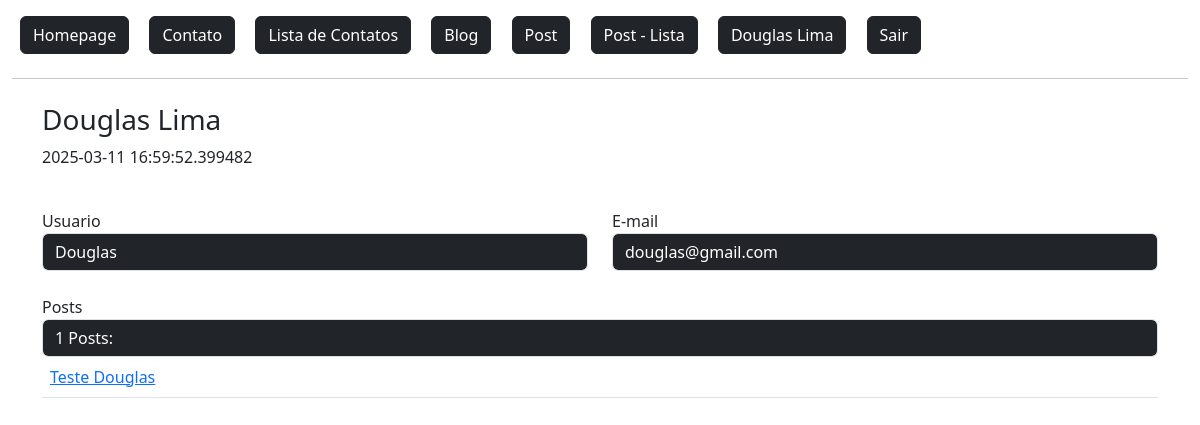
The app's page /dashboard/ (signed in), older data.
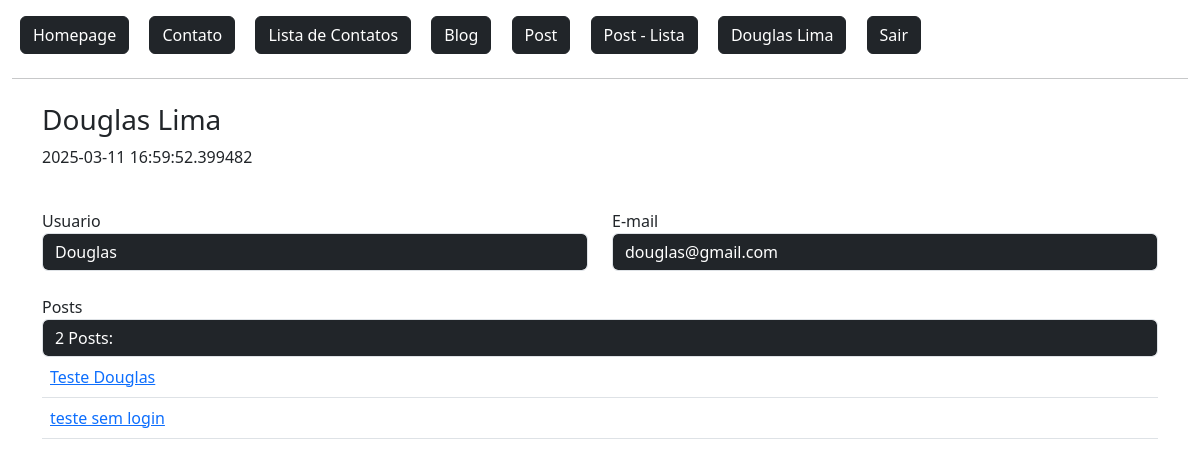
The same page, newer data.
### flaskLearn/models.py (models this page shows, shortened)
class Post(db.Model):
    id = db.Column(db.Integer, primary_key=True)
    data_criacao = db.Column(db.DateTime, default=datetime.now())
    titulo = db.Column(db.String, nullable=True)
    mensagem = db.Column(db.String, nullable=True)
    user_id = db.Column(db.Integer, db.ForeignKey('user.id'), nullable=True) #Tabela que referencia a tabela usuário
    comentarios = db.relationship('PostComentarios', backref='post', lazy=True) #É a tabela referenciada. (um usuario pode ter varios posts)

### flaskLearn/routes.py (the view)
@app.route('/dashboard/')
@login_required                 # Exige login do usuário.
def dashboard():
    lenPosts = len(current_user.posts)
    obj = User.query.get(current_user.id)
    context = {
        'lenPosts': lenPosts
    }
    return render_template('login/dashboard.html', obj=obj, context=context)

### flaskLearn/models.py (called while the page is built)
@login_manager.user_loader # Retorna sessao do usuario no controle de login
def load_user(user_id):
    return User.query.get(user_id)

### flaskLearn/templates/login/dashboard.html
{% extends 'baseTemplate/base.html' %}
{% block content %}
{% include 'baseTemplate/nav.html' %}
<div class="container mt-4">
    <div class="row">
        <h3>{{ obj.nome }} {{ obj.sobrenome }}</h3>
        <p>{{ obj.data_cadastro }}</p>
        <div class="col-md-6 mt-4">
            Usuario
            <input type="text" value="{{ obj.nome }}" class="form-control bg-dark text-white" readonly>
        </div>
        <div class="col-md-6 mt-4">
            E-mail
            <input type="text" value="{{ obj.email }}" class="form-control bg-dark text-white" readonly>
        </div>
        <div class="col-12 mt-4">
            Posts
            <input type="text" value="{{ context.lenPosts }} Posts:" class="form-control bg-dark text-white" readonly></input>
            <table class="table">
                <tbody>
                    {% for post in range(context.lenPosts) %}<a href="{{ url_for('postDetail', id=post) }}">
                        <tr>
                            <td>
                                <a href="{{ url_for('postDetail', id=post+1) }}">
                                    {{ current_user.posts[post].titulo }}
                                </a>
                            </td>
                        </tr>
                    {% endfor %}
                </tbody>
            </table>
        </div>
    </div>
</div>
{% endblock %}

Row changes from the older to the newer data that the page shows:
added Post: titulo "teste sem login"
Text that changed along with them:
form field lenPosts: "1 Posts:" → "2 Posts:"
